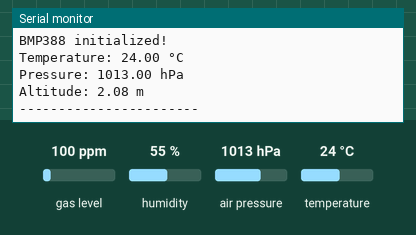
The sketch below on a simulated Arduino Uno, built with avr-gcc and run on an emulated ATmega328P. On the bench: the last lines printed to the serial monitor. The inputs (shaded band) are chosen by the test bench; at power-on: air pressure 1013 hPa, temperature 24 °C, gas level 100 ppm, humidity 55 %.

Above: at 1.2 s.
1.3 s: air pressure set to 952 hPa
At 2.3 s:
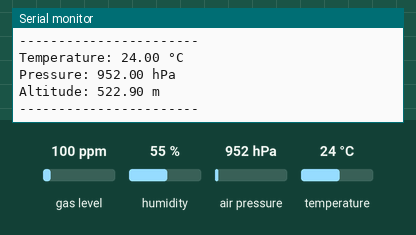
2.8 s: air pressure set to 1048 hPa
At 4.7 s:
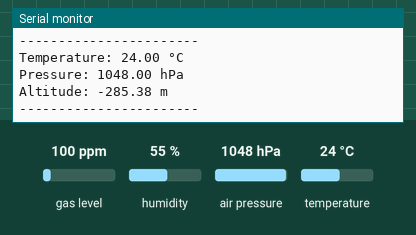
7.2 s: temperature set to 12 °C
8.7 s: air pressure set to 975 hPa
At 10.1 s:
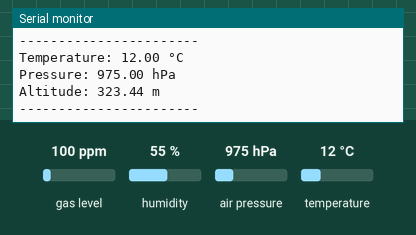
Timing chart, 0 to 11.7 s (numbered marks = the images above; inputs shaded):
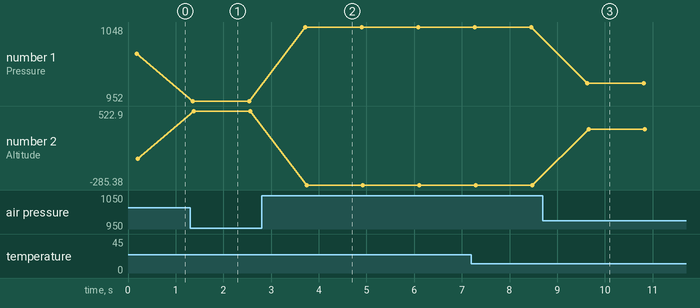

The sketch:

arduino_BMP388_temp-press-altit_measuring.ino
```cpp
#include <Wire.h>
#include <Adafruit_Sensor.h>
#include <Adafruit_BMP3XX.h>

#define SEA_LEVEL_PRESSURE_HPA 1013.25

Adafruit_BMP3XX bmp;

void setup() {
  Serial.begin(9600);
  while (!Serial);

  Serial.println("BMP388 test...");

  // Initialize sensor
  if (!bmp.begin_I2C()) {
    Serial.println("Could not find BMP388!");
    while (1);
  }

  // Optional: set oversampling (better accuracy)
  bmp.setTemperatureOversampling(BMP3_OVERSAMPLING_8X);
  bmp.setPressureOversampling(BMP3_OVERSAMPLING_4X);
  bmp.setIIRFilterCoeff(BMP3_IIR_FILTER_COEFF_3);

  Serial.println("BMP388 initialized!");
}

void loop() {
  if (!bmp.performReading()) {
    Serial.println("Failed to read sensor!");
    return;
  }

  // Temperature
  Serial.print("Temperature: ");
  Serial.print(bmp.temperature);
  Serial.println(" °C");

  // Pressure
  Serial.print("Pressure: ");
  Serial.print(bmp.pressure / 100.0);
  Serial.println(" hPa");

  // Altitude
  Serial.print("Altitude: ");
  Serial.print(bmp.readAltitude(SEA_LEVEL_PRESSURE_HPA));
  Serial.println(" m");

  Serial.println("-----------------------");

  delay(1000);
}
```

Measured:
- after the input at 1.3 s, the serial monitor: prints a new line after 0.06 s (image 1)
- after the input at 2.8 s, the serial monitor: prints a new line after 0.92 s (image 2)
- after the input at 8.7 s, the serial monitor: prints a new line after 0.93 s (image 3)
- plotted number 1: 1013 → 952 after the input at 1.3 s, 952 → 1048 after the input at 2.8 s, 1048 → 975 after the input at 8.7 s
- plotted number 2: 2.08 → 522.9 after the input at 1.3 s, 522.9 → -285.38 after the input at 2.8 s, -285.38 → 323.44 after the input at 8.7 s
